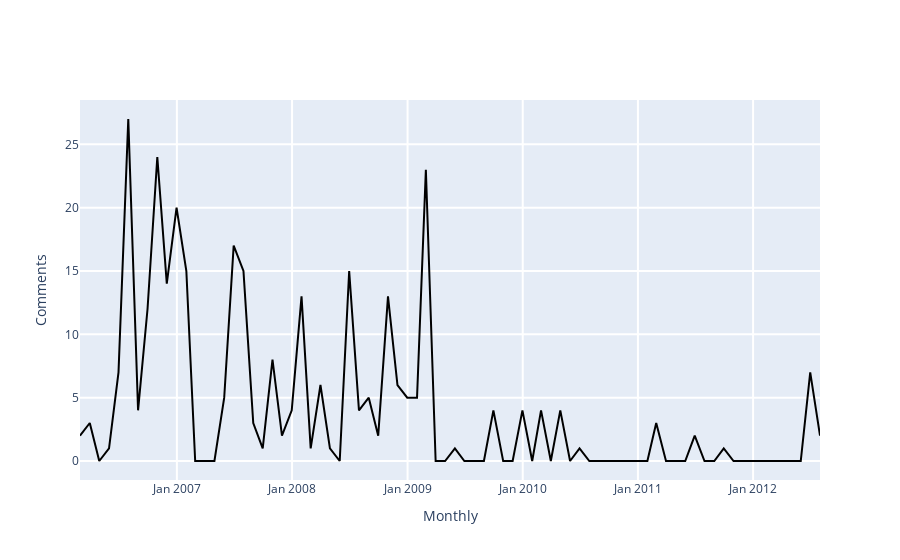

The cell this chart's notebook holds for it:
### Markdown cell above
<span style="color: #626262"> Try yourself! This is what will happen when you click 'Load Talks' button: </span>

### Code cell
### -------------------------------------------------------------------------- ###
### TRY YOURSELF! THIS IS WHAT WILL HAPPEN WHEN YOU CLICK 'Load Talks' BUTTON  ###
### -------------------------------------------------------------------------- ###

## This is the page you used ##
print('The page that is being used:', the_talk_page['title'])

#Initiate a Wikipedia instance
wikipediadv_instance = WikipediaDV(WikipediaAPI(lng=abbreviation(languageSelection.value)))

#Get content of revisions on talk page
talk_content = wikipediadv_instance.get_talk_content(the_talk_page["page_id"])

#convert to datetime format
talk_content['year_month'] = pd.to_datetime(talk_content['timestamp'])


# Define a TalksListener instance
talks_listener = TalksListener(talk_content)

# Visualization
begin_date = date(2005, 3, 1)
end_date = date(2015, 7, 4)
granularity = 'Monthly'

print('Time range from', begin_date.strftime("%Y-%m-%d"), 'to', end_date.strftime("%Y-%m-%d"))
talks_listener.listen(
    begin = begin_date,
    end = end_date,
    granularity = granularity)

### Figure 1 — Plotly figure (JSON) as saved in the notebook; plotly's stock layout.template omitted (floating-point values rounded to 4 significant figures)
{"data": [{"hovertemplate": "%{x}<extra>%{y}</extra>", "marker": {"color": "rgba(0, 0, 0, 1)"}, "type": "scatter", "x": ["2006-02-28", "2006-03-31", "2006-04-30", "2006-05-31", "2006-06-30", "2006-07-31", "2006-08-31", "2006-09-30", "2006-10-31", "2006-11-30", "2006-12-31", "2007-01-31", "2007-02-28", "2007-03-31", "2007-04-30", "2007-05-31", "2007-06-30", "2007-07-31", "2007-08-31", "2007-09-30", "2007-10-31", "2007-11-30", "2007-12-31", "2008-01-31", "2008-02-29", "2008-03-31", "2008-04-30", "2008-05-31", "2008-06-30", "2008-07-31", "2008-08-31", "2008-09-30", "2008-10-31", "2008-11-30", "2008-12-31", "2009-01-31", "2009-02-28", "2009-03-31", "2009-04-30", "2009-05-31", "2009-06-30", "2009-07-31", "2009-08-31", "2009-09-30", "2009-10-31", "2009-11-30", "2009-12-31", "2010-01-31", "2010-02-28", "2010-03-31", "2010-04-30", "2010-05-31", "2010-06-30", "2010-07-31", "2010-08-31", "2010-09-30", "2010-10-31", "2010-11-30", "2010-12-31", "2011-01-31", "2011-02-28", "2011-03-31", "2011-04-30", "2011-05-31", "2011-06-30", "2011-07-31", "2011-08-31", "2011-09-30", "2011-10-31", "2011-11-30", "2011-12-31", "2012-01-31", "2012-02-29", "2012-03-31", "2012-04-30", "2012-05-31", "2012-06-30", "2012-07-31"], "y": [2, 3, 0, 1, 7, 27, 4, 12, 24, 14, 20, 15, 0, 0, 0, 5, 17, 15, 3, 1, 8, 2, 4, 13, 1, 6, 1, 0, 15, 4, 5, 2, 13, 6, 5, 5, 23, 0, 0, 1, 0, 0, 0, 4, 0, 0, 4, 0, 4, 0, 4, 0, 1, 0, 0, 0, 0, 0, 0, 0, 3, 0, 0, 0, 2, 0, 0, 1, 0, 0, 0, 0, 0, 0, 0, 0, 7, 2]}], "layout": {"barmode": "group", "hovermode": "closest", "legend": {"x": 0.5, "y": 1.2}, "showlegend": false, "xaxis": {"gridwidth": 2, "tickformat": "%b %Y", "ticklen": 5, "title": {"text": "Monthly"}, "zeroline": true}, "yaxis": {"gridwidth": 2, "ticklen": 5, "title": {"text": "Comments"}}}}
